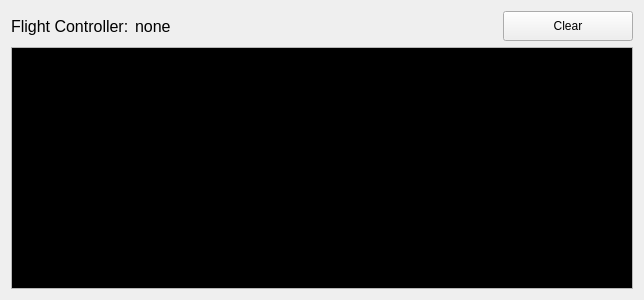
<?xml version="1.0" encoding="UTF-8"?>
<ui version="4.0">
 <class>ConsoleLogsWidget</class>
 <widget class="QWidget" name="ConsoleLogsWidget">
  <property name="geometry">
   <rect>
    <x>0</x>
    <y>0</y>
    <width>644</width>
    <height>300</height>
   </rect>
  </property>
  <property name="windowTitle">
   <string>Form</string>
  </property>
  <layout class="QVBoxLayout" name="verticalLayout">
   <item>
    <layout class="QHBoxLayout" name="horizontalLayout">
     <item>
      <widget class="QLabel" name="label">
       <property name="font">
        <font>
         <pointsize>12</pointsize>
         <weight>50</weight>
         <bold>false</bold>
        </font>
       </property>
       <property name="text">
        <string>Flight Controller:</string>
       </property>
      </widget>
     </item>
     <item>
      <widget class="QLabel" name="labelType">
       <property name="font">
        <font>
         <pointsize>12</pointsize>
        </font>
       </property>
       <property name="text">
        <string>none</string>
       </property>
      </widget>
     </item>
     <item>
      <spacer name="horizontalSpacer">
       <property name="orientation">
        <enum>Qt::Horizontal</enum>
       </property>
       <property name="sizeHint" stdset="0">
        <size>
         <width>40</width>
         <height>20</height>
        </size>
       </property>
      </spacer>
     </item>
     <item>
      <widget class="QPushButton" name="buttonClear">
       <property name="minimumSize">
        <size>
         <width>130</width>
         <height>30</height>
        </size>
       </property>
       <property name="maximumSize">
        <size>
         <width>130</width>
         <height>30</height>
        </size>
       </property>
       <property name="text">
        <string>Clear</string>
       </property>
       <property name="icon">
        <iconset resource="../../resources.qrc">
         <normaloff>:/Icons/Icons/delete81.png</normaloff>:/Icons/Icons/delete81.png</iconset>
       </property>
      </widget>
     </item>
    </layout>
   </item>
   <item>
    <widget class="QPlainTextEdit" name="textEditLogs">
     <property name="palette">
      <palette>
       <active>
        <colorrole role="Text">
         <brush brushstyle="SolidPattern">
          <color alpha="255">
           <red>255</red>
           <green>255</green>
           <blue>255</blue>
          </color>
         </brush>
        </colorrole>
        <colorrole role="Base">
         <brush brushstyle="SolidPattern">
          <color alpha="255">
           <red>0</red>
           <green>0</green>
           <blue>0</blue>
          </color>
         </brush>
        </colorrole>
       </active>
       <inactive>
        <colorrole role="Text">
         <brush brushstyle="SolidPattern">
          <color alpha="255">
           <red>255</red>
           <green>255</green>
           <blue>255</blue>
          </color>
         </brush>
        </colorrole>
        <colorrole role="Base">
         <brush brushstyle="SolidPattern">
          <color alpha="255">
           <red>0</red>
           <green>0</green>
           <blue>0</blue>
          </color>
         </brush>
        </colorrole>
       </inactive>
       <disabled>
        <colorrole role="Text">
         <brush brushstyle="SolidPattern">
          <color alpha="255">
           <red>159</red>
           <green>158</green>
           <blue>158</blue>
          </color>
         </brush>
        </colorrole>
        <colorrole role="Base">
         <brush brushstyle="SolidPattern">
          <color alpha="255">
           <red>255</red>
           <green>255</green>
           <blue>255</blue>
          </color>
         </brush>
        </colorrole>
       </disabled>
      </palette>
     </property>
     <property name="font">
      <font>
       <family>Ubuntu Mono</family>
       <pointsize>12</pointsize>
       <weight>50</weight>
       <bold>false</bold>
      </font>
     </property>
     <property name="readOnly">
      <bool>true</bool>
     </property>
     <property name="plainText">
      <string/>
     </property>
    </widget>
   </item>
  </layout>
 </widget>
 <resources>
  <include location="../../resources.qrc"/>
 </resources>
 <connections/>
</ui>
